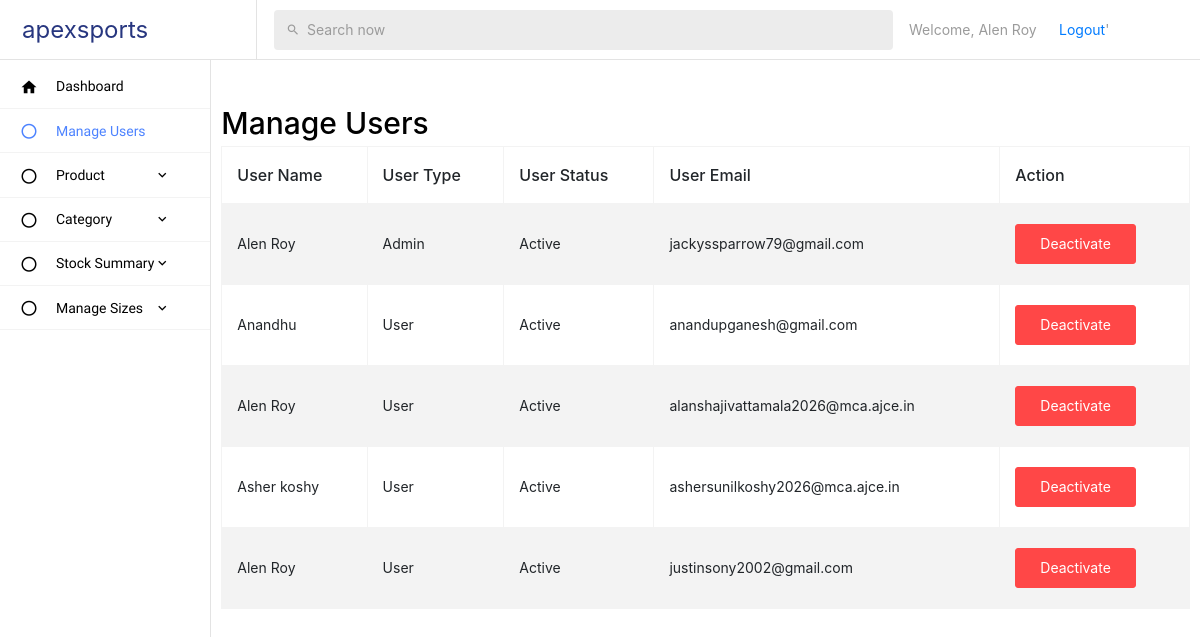
The page /admin/manageusers.php (signed in) on the database its author committed.
### tables this page shows
CREATE TABLE `tbl_registration` (
  `reg_id` int(11) NOT NULL,
  `reg_name` varchar(200) NOT NULL,
  `reg_email` varchar(200) NOT NULL,
  `reg_password` varchar(100) NOT NULL,
  `reg_mobile` varchar(13) NOT NULL,
  `reg_role` int(11) NOT NULL DEFAULT 0,
  `otp` int(11) NOT NULL,
  `reg_status` int(11) NOT NULL DEFAULT 0
);

### admin/manageusers.php (the view, shortened to what this page needs)
<!DOCTYPE html>
<html lang="en">
<head>
    <link rel="stylesheet" href="https://maxcdn.bootstrapcdn.com/bootstrap/4.5.2/css/bootstrap.min.css">
</head>
<body>
<?php
    include 'adminheader.php';
    include 'adminmenu.php';
?>
<div class="container mt-5">
    <h2>Manage Users</h2>
    <div class="table-responsive">
        <table class="table table-bordered table-striped">
            <thead>
                <tr>
                    <th>User Name</th>
                    <th>User Type</th>
                    <th>User Status</th>
                    <th>User Email</th>
                    <th>Action</th>
                </tr>
            </thead>
            <tbody>
                <?php
                include "database.php";
                $sql = "SELECT * FROM tbl_registration";
                $result = $conn->query($sql);
                if ($result->num_rows > 0) {
                    while($row = $result->fetch_assoc()) {
                        echo "<tr>";
                        echo "<td>" . $row["reg_name"] . "</td>";
                        echo "<td>" . ($row["reg_role"] == 0 ? "User" : "Admin") . "</td>";
                        echo "<td class='" . ($row["reg_status"] == 0 ? "status-active" : "status-inactive") . "'>" . ($row["reg_status"] == 0 ? "Active" : "Inactive") . "</td>";
                        echo "<td>" . $row["reg_email"] . "</td>";
                        echo "<td>";
                        if ($row["reg_status"] == 0) {
                            echo "<button class='btn btn-danger' onclick='changeUserStatus(" . $row["reg_id"] . ", 1)'>Deactivate</button>";
                        } else {
                            echo "<button class='btn btn-success' onclick='changeUserStatus(" . $row["reg_id"] . ", 0)'>Activate</button>";
                        }
                        echo "</td>";
                        echo "</tr>";
                    }
                } else {
                    echo "<tr><td colspan='5'>No users found</td></tr>";
                }
                ?>
            </tbody>
        </table>
    </div>
</div>
</body>
</html>

### admin/adminheader.php (style rules this page uses)
*, *::before, *::after { box-sizing: border-box; }
a, div, h1, h2, h3, h4, h5, p, span { text-shadow: none; }
button:not(:disabled), [type="button"]:not(:disabled), [type="reset"]:not(:disabled), [type="submit"]:not(:disabled) { cursor: pointer; }

### admin/adminmenu.php (style rules this page uses)
.btn, .btn-group.open .dropdown-toggle, .btn:active, .btn:focus, .btn:hover, .btn:visited, a, a:active, a:checked, a:focus, a:hover, a:visited, body, button, button:active, button:hover, button:visited, div, input, input:active, input:focus, input:hover, input:visited, select, select:active, select:focus, select:visited, textarea, textarea:active, textarea:focus, textarea:hover, textarea:visited { -webkit-box-shadow: none; -moz-box-shadow: none; box-shadow: none; }
a, div, h1, h2, h3, h4, h5, p, span { text-shadow: none; }
*, *::before, *::after { box-sizing: border-box; }
body { font-size: 1rem; font-family: "Roboto", sans-serif; font-weight: initial; line-height: normal; -webkit-font-smoothing: antialiased; }
body { margin: 0; font-family: -apple-system, BlinkMacSystemFont, "Segoe UI", Roboto, "Helvetica Neue", Arial, "Noto Sans", sans-serif, "Apple Color Emoji", "Segoe UI Emoji", "Segoe UI Symbol", "Noto Color Emoji"; font-size: 1rem; font-weight: 400; line-height: 1.5; color: #000; text-align: left; background-color: #fff; }
html { font-family: sans-serif; line-height: 1.15; -webkit-text-size-adjust: 100%; -webkit-tap-highlight-color: transparent; }
button:not(:disabled), [type="button"]:not(:disabled), [type="reset"]:not(:disabled), [type="submit"]:not(:disabled) { cursor: pointer; }

### rows shown on the page
tbl_registration: reg_name "Alen Roy", reg_role "Admin", reg_status "Active", reg_email "jackyssparrow79@gmail.com"
tbl_registration: reg_name "Anandhu", reg_role "User", reg_status "Active", reg_email "anandupganesh@gmail.com"
tbl_registration: reg_name "Alen Roy", reg_role "User", reg_status "Active", reg_email "alanshajivattamala2026@mca.ajce.in"
tbl_registration: reg_name "Asher koshy", reg_role "User", reg_status "Active", reg_email "ashersunilkoshy2026@mca.ajce.in"
tbl_registration: reg_name "Alen Roy", reg_role "User", reg_status "Active", reg_email "justinsony2002@gmail.com"

### other values the page prints
$_SESSION['user_name'] "Alen Roy"
